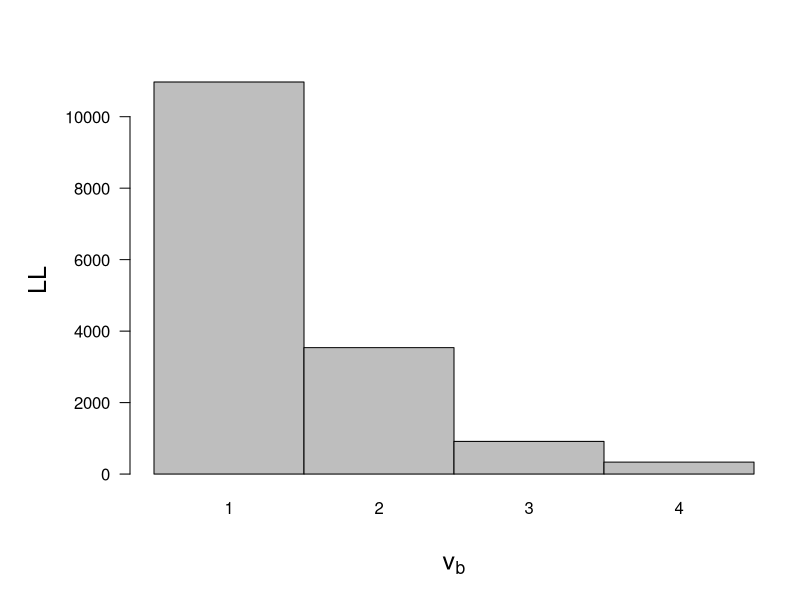

Generate this figure with R:
b = 1:4
v_b = c(.25, .125, .0625, .03125)

'LL' <- function(m_j, c_j, n, b) {
	ll = 0
	for (j in 1:n) {
		ll = ll + dbinom(x = m_j[j], size = c_j[j], prob = v_b[b], log = TRUE) + dbinom(x = c_j[j] - m_j[j], size = c_j[j], prob = 1 - v_b[b], log = TRUE)
	}
	return(invisible(ll))
}

set.seed(0)
n = 50
c = round(runif(n = n, min = 100, max = 1000))
m = abs(round((c*v_b[4]) + runif(n = n, min = -10, max = 10)))

res = rep(NA, length = 4)
for (i in 1:4) {
	res[i] = LL(m, c, n, i)
}

par(mar=c(6.1, 6.5, 4.1, 1.1))
barplot(height = -res, space = 0, names.arg = 1:4, las = 1, xlab = "")
mtext(side=1, text=expression(v[b]), line=4, cex=1.5)
mtext(side=2, text=expression(LL), line=4, cex=1.5)
